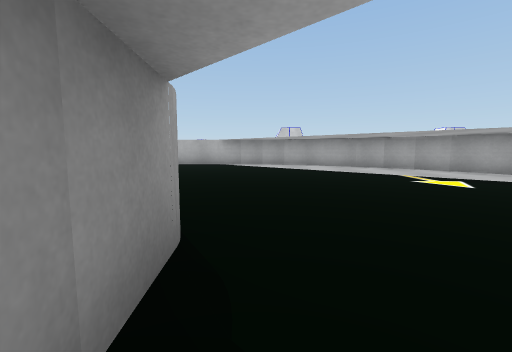
view 1 (above)

24 first-person views from a walk through a 3-D level made in the Unity game engine. The camera is 0.62 m above the floor, tilts 6° down and sees 90° across. The floor is counted in squares, 1 m on a side. Each view is taken from the middle of a square. On the plan, view 1 faces up. The plan holds only what a view shows up to about 9 squares ahead; the rest is blank. The place goes on beyond the plan.

view 2
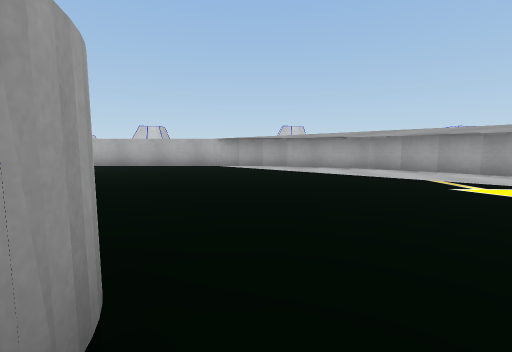

view 3
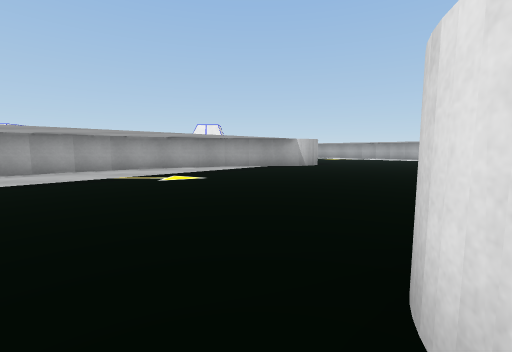

view 4
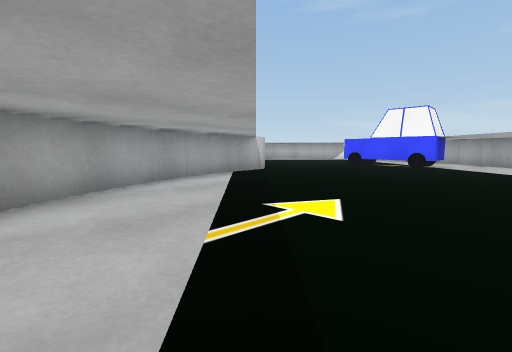

view 5
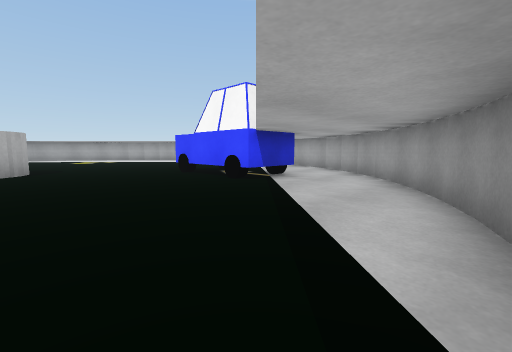

view 6
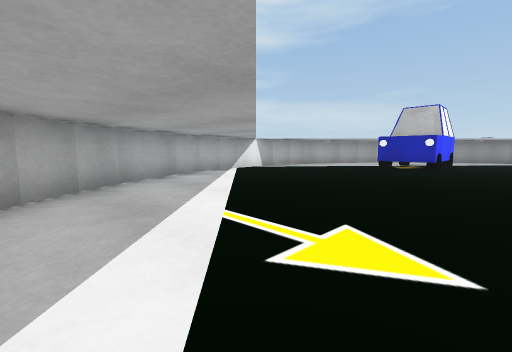

view 7
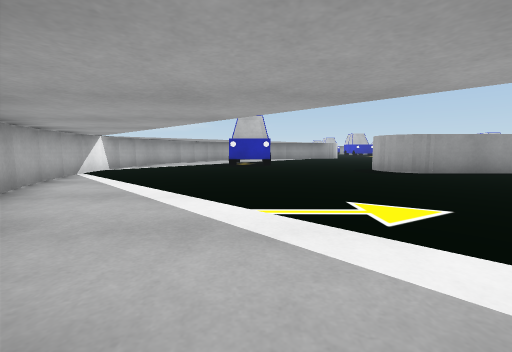

view 8
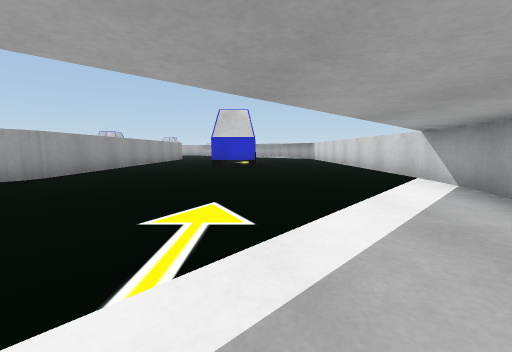

view 9
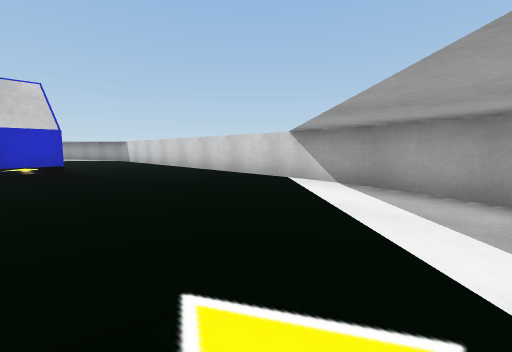

view 10
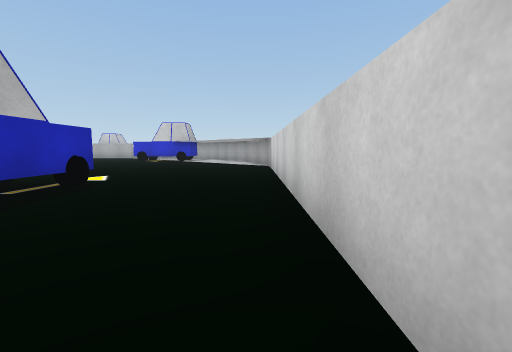

view 11
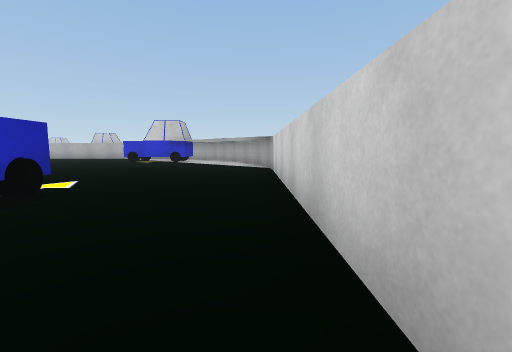

view 12
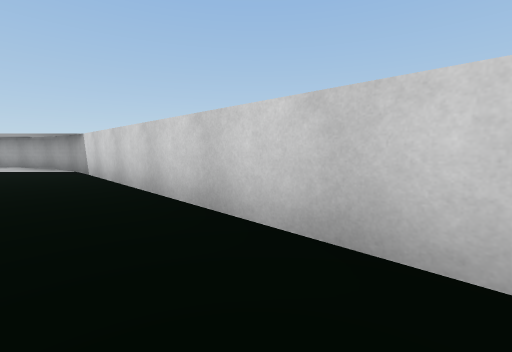

view 13
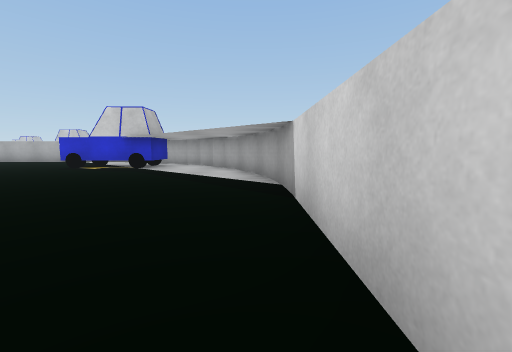

view 14
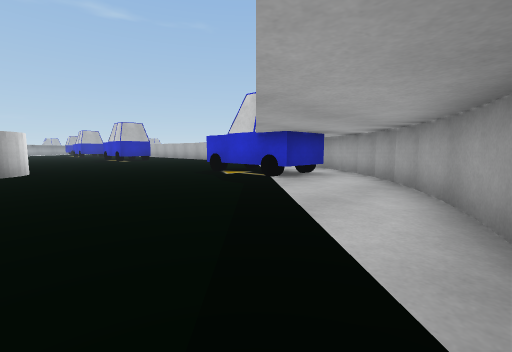

view 15
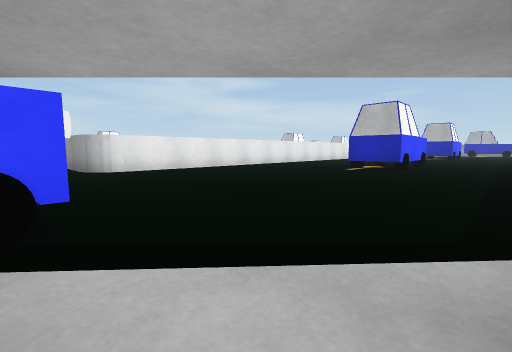

view 16
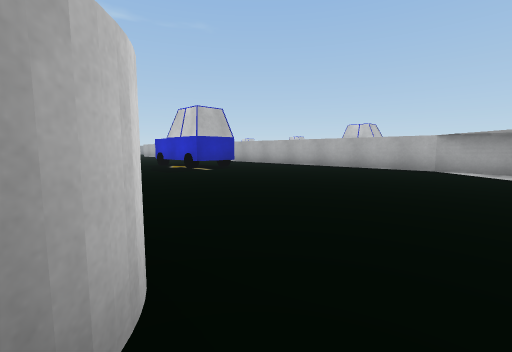

view 17
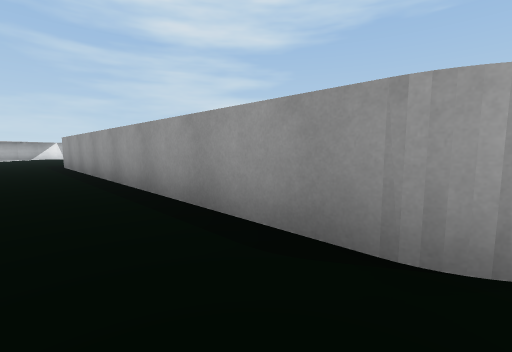

view 18
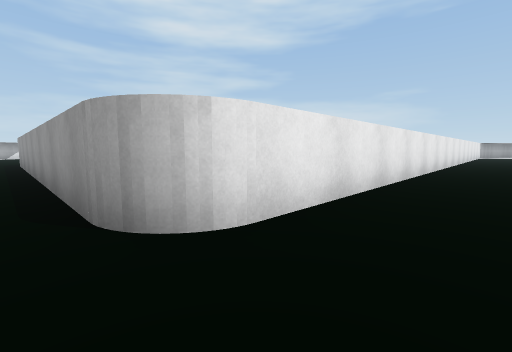

view 19
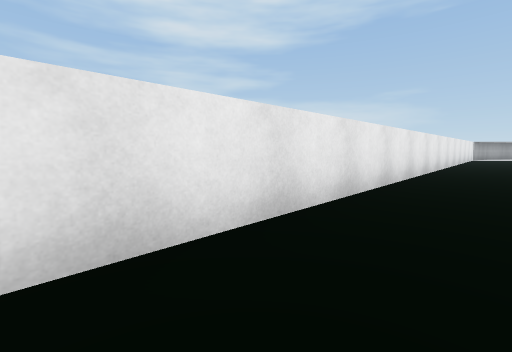

view 20
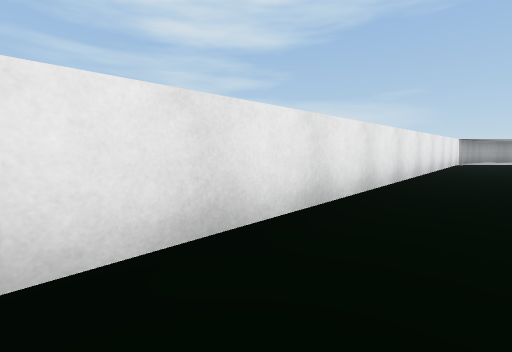

view 21
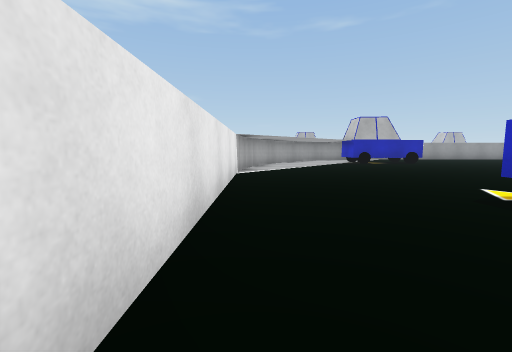

view 22
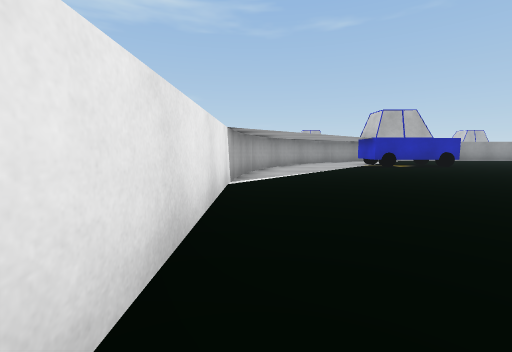

view 23
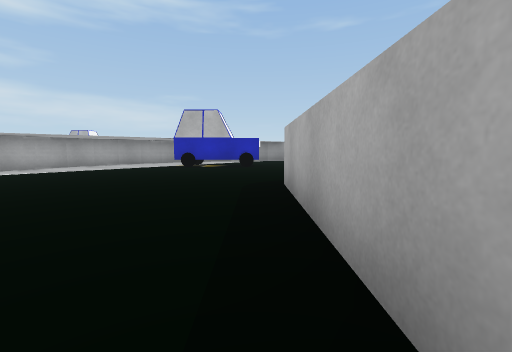

view 24
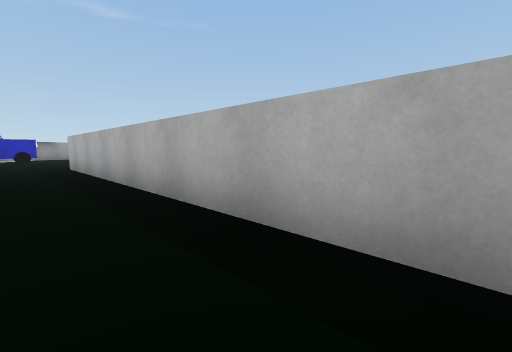

### Floor plan
Points are (right, up) in squares from view 1. A wall is a line through its corners. A room is listed if a view was taken in it or the views show most of it. See-through windows are left out.
Room 1 (views 1, 2, 3, 4, 5, 6, 7, 8, 9, 10, 11, 12, 13, 14, 15, 16, 17, 18, 19, 20, 21, 22, 23, 24)
walls: (2, 9.8) (1.2, 10.1); (2.8, 9.4) (1.9, 9.9); (3.6, 8.9) (2.7, 9.4); (4.3, 8.4) (3.5, 9); (4.9, 7.8) (4.2, 8.5); (5.5, 7.2) (4.8, 7.9); (6.1, 6.4) (5.4, 7.3); (6.5, 5.7) (5.9, 6.6); (-0.6, 1.8) (-0.4, 0.3); (-0.5, 1.7) (-0.5, 0.6); (6.8, 4.9) (6.4, 5.8); (7.1, 4) (6.8, 5); (7.3, 3.1) (7.1, 4.1); (9.5, 11.6) (9.5, 1.4); (7.5, 1.3) (7.4, 2.5); (0, -1.3) (0.2, -2); (7.6, 1.3) (7.3, 3.4); (0.1, -1.8) (0.6, -2.7); (0.5, -2.7) (1, -3.5); (1, -3.4) (1.6, -4.3); (1.5, -4.2) (2.2, -4.9); (-1.9, 20.5) (-11.6, 20.5); (2.1, -4.8) (2.8, -5.5); (2.7, -5.4) (3.5, -6); (3.4, -5.9) (4.3, -6.5); (-12.5, 12.5) (8.6, 12.5); (4.3, -6.4) (5.1, -6.8); (9.5, 20.5) (5.6, 20.5); (10, 20.4) (9.3, 20.5); (-14.2, 12.9) (-13.2, 12.7) (-12.4, 12.5); (6.9, -7.3) (7.7, -7.5); (12.8, 19.4) (12.2, 19.7); (13.5, 19) (12.7, 19.5); (7.5, -7.4) (8.5, -7.5); (-15, 13.2) (-14.1, 12.9); (14.2, 18.5) (13.4, 19.1); (17.5, 12.3) (17.3, 13.3); (17.3, 13.2) (17.1, 14.2); (15.5, 17.1) (14.9, 17.9) (14.1, 18.5); (8.4, -7.5) (9.4, -7.4); (16, 16.4) (15.4, 17.2); (17.1, 14.1) (16.8, 15); (16.8, 14.9) (16.4, 15.8); (16.5, 15.7) (16, 16.5); (9.4, -7.5) (10.4, -7.3); (-15.8, 13.6) (-14.9, 13.2); (10.2, -7.3) (11.2, -7.1); (-16.1, 13.8) (-15.7, 13.5); (17.5, 0.5) (17.5, 12.4); (11.1, -7.1) (12, -6.8); (17.3, -0.4) (17.5, 0.6); (11.9, -6.8) (12.8, -6.4); (17.1, -1.2) (17.3, -0.2); (12.6, -6.5) (13.6, -5.9); (16.8, -2) (17.1, -1.1); (13.4, -6) (14.2, -5.4); (14.1, -5.5) (14.9, -4.9)
objects: car (-16, 18) to (-16, 20); car (-8, 17) to (-6, 17); car (1, 17) to (3, 17); car (4, -4) to (6, -3); car (11, 17) to (13, 17); car (13, 5) to (14, 7)

Positions as (right, up) in squares from view 1, and headings:
1: (0, 0), facing up
2: (0, 1), facing up
3: (-2, 3), facing right
4: (2, 7), facing down-right
5: (0, 1), facing down-right
6: (15, -1), facing down-left
7: (16, -3), facing left
8: (14, -4), facing up
9: (13, -2), facing up-right
10: (17, 3), facing up
11: (17, 4), facing up
12: (16, 4), facing up-right
13: (17, 8), facing up
14: (17, 12), facing up-left
15: (11, 20), facing down-left
16: (10, 12), facing up-left
17: (11, 12), facing down-left
18: (10, 14), facing down-left
19: (6, 14), facing down-left
20: (1, 14), facing down-left
21: (-5, 13), facing left
22: (-7, 13), facing left
23: (-7, 20), facing left
24: (-2, 19), facing up-left
